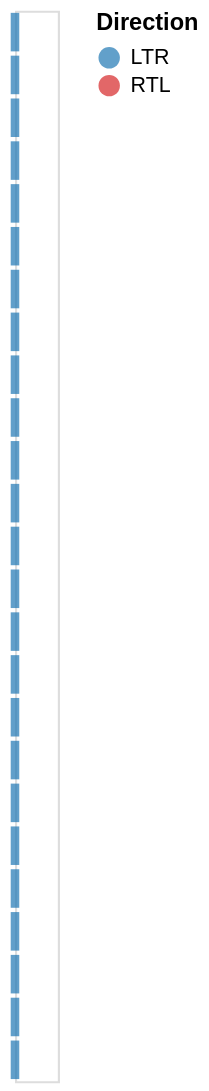

Notebook cell for this chart:
### Code cell
dir_tick

### Figure 1 — Vega specification as saved in the notebook (floating-point values rounded to 4 significant figures)
{"$schema": "https://vega.github.io/schema/vega/v6.json", "data": [{"name": "source_0", "values": [{"dir_label": "LTR", "search_term_lower": "digital humanities", "total": 7579}, {"dir_label": "LTR", "search_term_lower": "dìgìtàl hùmànìtìès", "total": 5429}, {"dir_label": "LTR", "search_term_lower": "humanities digital", "total": 3795}, {"dir_label": "LTR", "search_term_lower": "humani digital", "total": 1363}, {"dir_label": "LTR", "search_term_lower": "humanî digital", "total": 1317}, {"dir_label": "LTR", "search_term_lower": "digita hūmanitī", "total": 1306}, {"dir_label": "LTR", "search_term_lower": "humaniti digital", "total": 1279}, {"dir_label": "LTR", "search_term_lower": "digital a humanities", "total": 655}, {"dir_label": "LTR", "search_term_lower": "数字人文", "total": 535}, {"dir_label": "LTR", "search_term_lower": "pessoas digitais", "total": 466}, {"dir_label": "LTR", "search_term_lower": "數人學", "total": 370}, {"dir_label": "LTR", "search_term_lower": "nhân văn số", "total": 304}, {"dir_label": "LTR", "search_term_lower": "humanidades digitales", "total": 247}, {"dir_label": "LTR", "search_term_lower": "humanités numériques", "total": 230}, {"dir_label": "LTR", "search_term_lower": "humanidades digital", "total": 230}, {"dir_label": "LTR", "search_term_lower": "humanités numeriques", "total": 224}, {"dir_label": "LTR", "search_term_lower": "humanité numérique", "total": 219}, {"dir_label": "LTR", "search_term_lower": "informatica umanistica", "total": 208}, {"dir_label": "LTR", "search_term_lower": "humanidade digitál", "total": 182}, {"dir_label": "LTR", "search_term_lower": "humanidades digitais", "total": 115}, {"dir_label": "LTR", "search_term_lower": "datagridviewcellstyle", "total": 109}, {"dir_label": "LTR", "search_term_lower": "digital humanidades", "total": 83}, {"dir_label": "LTR", "search_term_lower": "pendidikan digital", "total": 53}, {"dir_label": "LTR", "search_term_lower": "teknologi budaya", "total": 50}, {"dir_label": "LTR", "search_term_lower": "les humanités numériques", "total": 47}]}, {"name": "source_0_y_domain_search_term_lower", "values": [{"search_term_lower": "digital humanities", "sort_field": 7579}, {"search_term_lower": "dìgìtàl hùmànìtìès", "sort_field": 5429}, {"search_term_lower": "humanities digital", "sort_field": 3795}, {"search_term_lower": "humani digital", "sort_field": 1363}, {"search_term_lower": "humanî digital", "sort_field": 1317}, {"search_term_lower": "digita hūmanitī", "sort_field": 1306}, {"search_term_lower": "humaniti digital", "sort_field": 1279}, {"search_term_lower": "digital a humanities", "sort_field": 655}, {"search_term_lower": "数字人文", "sort_field": 535}, {"search_term_lower": "pessoas digitais", "sort_field": 466}, {"search_term_lower": "數人學", "sort_field": 370}, {"search_term_lower": "nhân văn số", "sort_field": 304}, {"search_term_lower": "humanidades digitales", "sort_field": 247}, {"search_term_lower": "humanités numériques", "sort_field": 230}, {"search_term_lower": "humanidades digital", "sort_field": 230}, {"search_term_lower": "humanités numeriques", "sort_field": 224}, {"search_term_lower": "humanité numérique", "sort_field": 219}, {"search_term_lower": "informatica umanistica", "sort_field": 208}, {"search_term_lower": "humanidade digitál", "sort_field": 182}, {"search_term_lower": "humanidades digitais", "sort_field": 115}, {"search_term_lower": "datagridviewcellstyle", "sort_field": 109}, {"search_term_lower": "digital humanidades", "sort_field": 83}, {"search_term_lower": "pendidikan digital", "sort_field": 53}, {"search_term_lower": "teknologi budaya", "sort_field": 50}, {"search_term_lower": "les humanités numériques", "sort_field": 47}]}], "signals": [{"name": "y_step", "value": 20}, {"name": "height", "update": "bandspace(domain('y').length, 0.25, 0.125) * y_step"}], "marks": [{"type": "rect", "name": "marks", "from": {"data": "source_0"}, "encode": {"update": {"width": {"value": 4}, "tooltip": {"signal": "{\"search_term_lower\": isValid(datum[\"search_term_lower\"]) ? datum[\"search_term_lower\"] : \"\"+datum[\"search_term_lower\"], \"dir_label\": isValid(datum[\"dir_label\"]) ? datum[\"dir_label\"] : \"\"+datum[\"dir_label\"]}"}, "fill": {"field": "dir_label", "scale": "color"}, "opacity": {"value": 0.7}, "height": {"value": 18}, "yc": {"field": "search_term_lower", "scale": "y", "band": 0.5}, "xc": {"value": 0}}}, "style": ["tick"]}], "scales": [{"name": "y", "type": "band", "domain": {"data": "source_0_y_domain_search_term_lower", "field": "search_term_lower", "sort": {"op": "max", "field": "sort_field", "order": "descending"}}, "range": {"step": {"signal": "y_step"}}, "paddingInner": 0.25, "paddingOuter": 0.125}, {"name": "color", "type": "ordinal", "domain": ["LTR", "RTL"], "range": ["#1f77b4", "#d62728"]}], "legends": [{"title": "Direction", "fill": "color", "symbolType": "circle", "encode": {"symbols": {"update": {"opacity": {"value": 0.7}}}}}], "style": "cell", "background": "white", "padding": 5, "width": 20}
